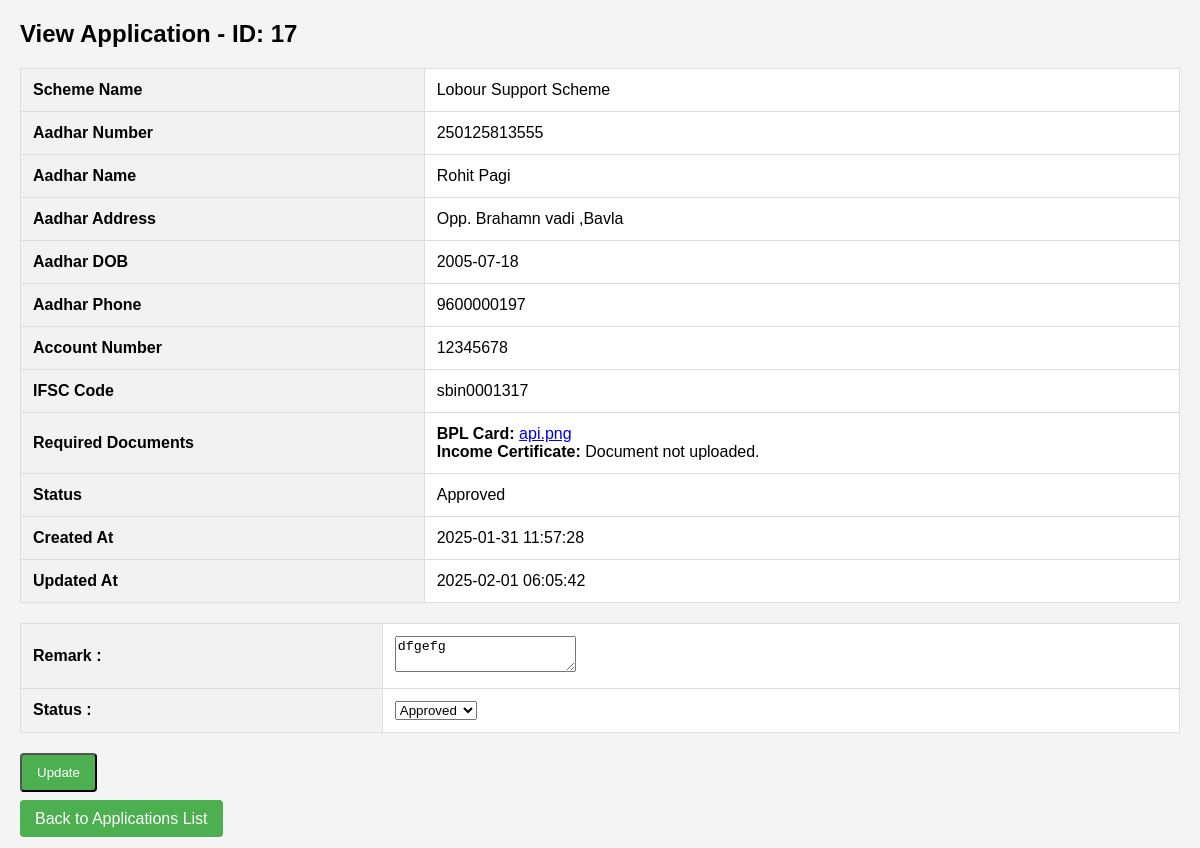
The page /admin/view-application.php?application_id=17 on the database its author committed.
### tables this page shows
CREATE TABLE `applications` (
  `application_id` int(11) NOT NULL,
  `scheme_id` int(11) NOT NULL,
  `aadhar_number` varchar(20) DEFAULT NULL,
  `aadhar_name` varchar(100) DEFAULT NULL,
  `aadhar_address` text DEFAULT NULL,
  `aadhar_dob` date DEFAULT NULL,
  `aadhar_phone` varchar(15) DEFAULT NULL,
  `account_number` varchar(20) DEFAULT NULL,
  `ifsc_code` varchar(20) DEFAULT NULL,
  `required_documents` text DEFAULT NULL,
  `status` varchar(20) DEFAULT NULL,
  `scheme_name` varchar(100) NOT NULL,
  `remark` varchar(100) DEFAULT NULL,
  `created_at` timestamp NOT NULL DEFAULT current_timestamp(),
  `updated_at` timestamp NOT NULL DEFAULT current_timestamp() ON UPDATE current_timestamp(),
  `transaction_status` varchar(100) NOT NULL DEFAULT 'Pending',
  `school_lc` varchar(100) DEFAULT NULL,
  `twelfth_marksheet` varchar(100) DEFAULT NULL,
  `tenth_marksheet` varchar(100) DEFAULT NULL,
  `aadhar_card` varchar(100) DEFAULT NULL,
  `bpl_card` varchar(100) DEFAULT NULL,
  `fees_receipt` varchar(100) DEFAULT NULL,
  `handicap_certificate` varchar(100) DEFAULT NULL,
  `caste_certificate` varchar(100) DEFAULT NULL,
  `farmer_certificate` varchar(100) DEFAULT NULL,
  `income_certificate` varchar(100) DEFAULT NULL,
  `residence_proof` varchar(100) DEFAULT NULL,
  `voter_id` varchar(100) DEFAULT NULL,
  `passport` varchar(100) DEFAULT NULL,
  `bank_statement` varchar(100) DEFAULT NULL
);

CREATE TABLE `schemes` (
  `id` int(11) NOT NULL,
  `scheme_name` varchar(255) NOT NULL,
  `scheme_details` text NOT NULL,
  `eligibility` text NOT NULL,
  `required_documents` text NOT NULL
);

### admin/view-application.php (the view, shortened to what this page needs)
<?php
require '../dbcon.php';
$application_id = $_GET['application_id'];
$sql = "SELECT * FROM applications WHERE application_id = '$application_id'";
$result = $con->query($sql);
if ($result->num_rows > 0) {
    $application = $result->fetch_assoc();
} else {
    echo "No application found with ID: $application_id";
    exit();
}
$scheme_id = $application['scheme_id'];
$scheme_sql = "SELECT required_documents FROM schemes WHERE id = '$scheme_id'";
$scheme_result = $con->query($scheme_sql);
if ($scheme_result->num_rows > 0) {
    $scheme = $scheme_result->fetch_assoc();
    $required_documents = $scheme['required_documents'];
    $documents_array = explode(",", $required_documents);
} else {
    echo "No scheme found with ID: $scheme_id";
    exit();
}
?>
<!DOCTYPE html>
<html lang="en">
<head>
</head>
<body>
    <h2>View Application - ID: <?php echo $application['application_id']; ?></h2>
    <table>
        <tr>
            <th>Scheme Name</th>
            <td><?php echo $application['scheme_name']; ?></td>
        </tr>
        <tr>
            <th>Aadhar Number</th>
            <td><?php echo $application['aadhar_number']; ?></td>
        </tr>
        <tr>
            <th>Aadhar Name</th>
            <td><?php echo $application['aadhar_name']; ?></td>
        </tr>
        <tr>
            <th>Aadhar Address</th>
            <td><?php echo $application['aadhar_address']; ?></td>
        </tr>
        <tr>
            <th>Aadhar DOB</th>
            <td><?php echo $application['aadhar_dob']; ?></td>
        </tr>
        <tr>
            <th>Aadhar Phone</th>
            <td><?php echo $application['aadhar_phone']; ?></td>
        </tr>
        <tr>
            <th>Account Number</th>
            <td><?php echo $application['account_number']; ?></td>
        </tr>
        <tr>
            <th>IFSC Code</th>
            <td><?php echo $application['ifsc_code']; ?></td>
        </tr>
        <tr>
            <th>Required Documents</th>
            <td>
                <?php
                foreach ($documents_array as $doc_name) {
                    $doc_field = strtolower(str_replace(" ", "_", trim($doc_name)));
                    if (isset($application[$doc_field]) && $application[$doc_field]) {
                        $document_file = $application[$doc_field];
                        echo '<strong>' . htmlspecialchars($doc_name) . ':</strong> ';
                        echo '<a href="../uploads/' . $document_file . '" target="_blank">' . basename($document_file) . '</a><br>';
                    } else {
                        echo '<strong>' . htmlspecialchars($doc_name) . ':</strong> Document not uploaded.<br>';
                    }
                }
                ?>
            </td>
        </tr>
        <tr>
            <th>Status</th>
            <td><?php echo $application['status']; ?></td>
        </tr>
        <tr>
            <th>Created At</th>
            <td><?php echo $application['created_at']; ?></td>
        </tr>
        <tr>
            <th>Updated At</th>
            <td><?php echo $application['updated_at']; ?></td>
        </tr>
    </table>
    <form action="" method="POST">
        <table class="table table-bordered table-hover data-tables">
            <tr>
                <th>Remark :</th>
                <td>
                    <textarea name="remark" class="form-control wd-450"><?php echo htmlspecialchars($application['remark']); ?></textarea>
                </td>
            </tr>
            <tr>
                <th>Status :</th>
                <td>
                    <select id="fstatus" name="fstatus" class="form-control wd-450">
                        <option value="Approved" <?php if ($application['status'] == 'Approved') echo 'selected'; ?>>Approved</option>
                    </select>
                </td>
            </tr>
        </table>
        <button type="submit" name="updatebtn" class="btn btn-primary">Update</button>
    </form>
<br>
    <a href="all-form.php" class="btn">Back to Applications List</a>
</body>
</html>

### admin/view-application.php (style rules this page uses)
body { font-family: Arial, sans-serif; margin: 20px; background-color: #f4f4f4; }
table { width: 100%; border-collapse: collapse; margin-bottom: 20px; background-color: white; }
th, td { padding: 12px; text-align: left; border: 1px solid #ddd; }
th { background-color: #f2f2f2; }
.btn { padding: 10px 15px; background-color: #4CAF50; color: white; text-decoration: none; border-radius: 4px; cursor: pointer; }

### rows shown on the page
applications: application_id "17", scheme_name "Lobour Support Scheme", aadhar_number "250125813555", aadhar_name "Rohit Pagi", aadhar_address "Opp. Brahamn vadi ,Bavla", aadhar_dob "2005-07-18", aadhar_phone "9600000197", account_number "12345678", ifsc_code "sbin0001317", status "Approved", created_at "2025-01-31 11:57:28", updated_at "2025-02-01 06:05:42", remark "dfgefg", fstatus "Approved"
schemes: required_documents "BPL Card", required_documents.bpl_card "api.png", required_documents "Income Certificate"
